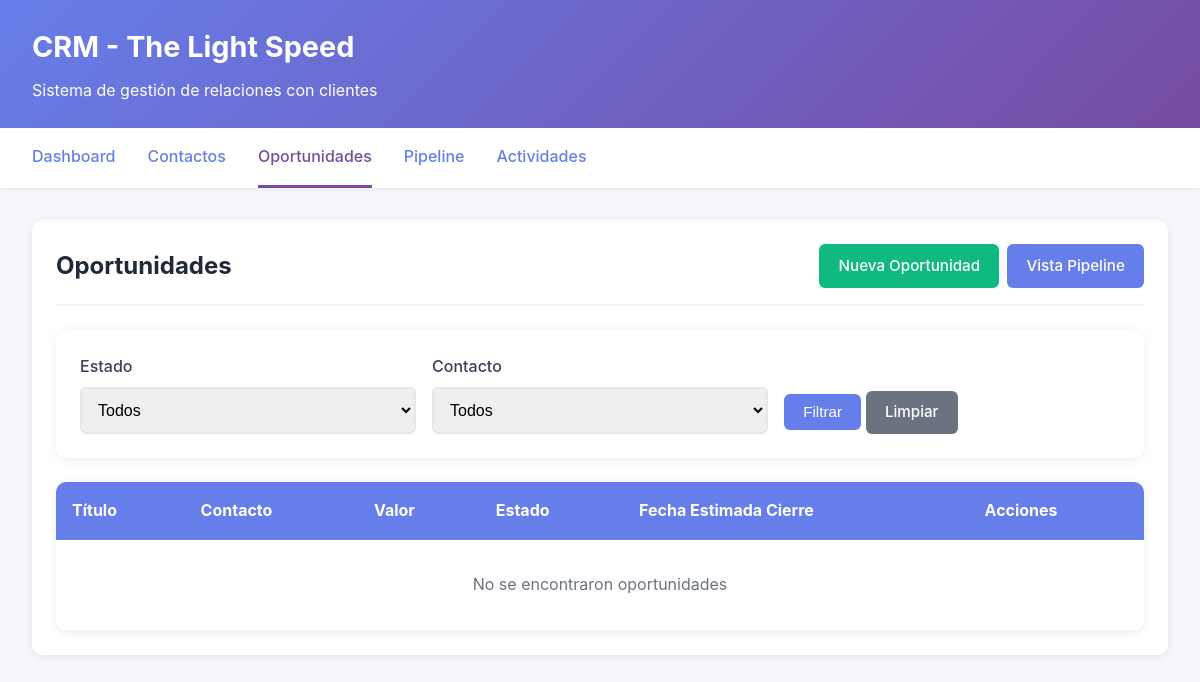
The page /home/crm/oportunidades/ on the database as committed earlier.
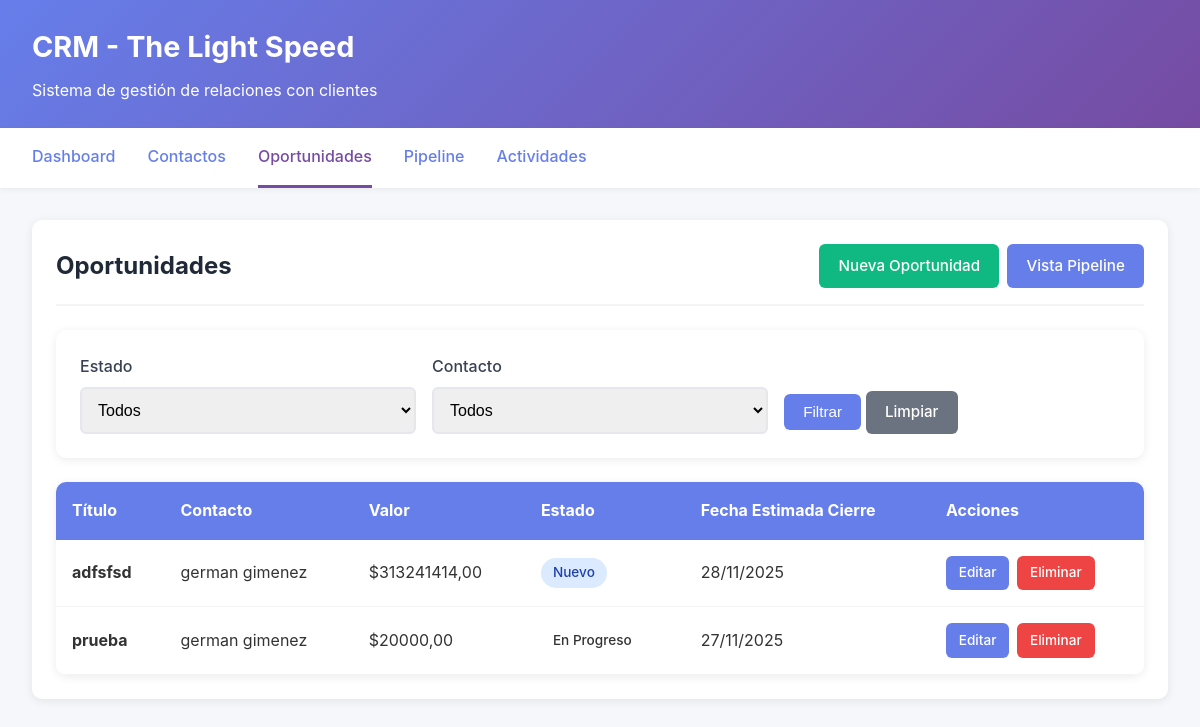
The same page on the database as committed later.
### home/models.py (models this page shows, shortened)
class Oportunidad(models.Model):
    ESTADO_CHOICES = [
        ('nuevo', 'Nuevo'),
        ('en_progreso', 'En Progreso'),
        ('ganado', 'Ganado'),
        ('perdido', 'Perdido'),
    ]
    titulo = models.CharField(max_length=200)
    valor = models.DecimalField(max_digits=12, decimal_places=2)
    estado = models.CharField(max_length=20, choices=ESTADO_CHOICES, default='nuevo')
    fecha_estimada_cierre = models.DateField()
    contacto = models.ForeignKey(Contacto, on_delete=models.CASCADE, related_name='oportunidades')
    notas = models.TextField(blank=True, null=True)
    fecha_creacion = models.DateTimeField(auto_now_add=True)
    fecha_actualizacion = models.DateTimeField(auto_now=True)
    class Meta:
        ordering = ['-fecha_creacion']
        verbose_name_plural = 'Oportunidades'

class Contacto(models.Model):
    nombre = models.CharField(max_length=200)
    correo = models.EmailField(validators=[EmailValidator()])
    telefono = models.CharField(max_length=20, blank=True, null=True)
    empresa = models.ForeignKey(Empresa, on_delete=models.SET_NULL, null=True, blank=True, related_name='contactos')
    notas = models.TextField(blank=True, null=True)
    etiquetas = models.ManyToManyField(Etiqueta, blank=True, related_name='contactos')
    fecha_creacion = models.DateTimeField(auto_now_add=True)
    fecha_actualizacion = models.DateTimeField(auto_now=True)
    class Meta:
        ordering = ['nombre']

### home/views.py (the view)
# urls.py: path('crm/oportunidades/', views.oportunidades_list, name='oportunidades_list'),
def oportunidades_list(request):
    estado = request.GET.get('estado', '')
    contacto_id = request.GET.get('contacto', '')
    oportunidades = Oportunidad.objects.all()
    if estado:
        oportunidades = oportunidades.filter(estado=estado)
    if contacto_id:
        oportunidades = oportunidades.filter(contacto_id=contacto_id)
    oportunidades = oportunidades.order_by('-fecha_creacion')
    paginator = Paginator(oportunidades, 20)
    page_number = request.GET.get('page')
    page_obj = paginator.get_page(page_number)
    contactos = Contacto.objects.all()
    context = {
        'page_obj': page_obj,
        'estado': estado,
        'contacto_id': contacto_id,
        'contactos': contactos,
        'estados': Oportunidad.ESTADO_CHOICES,
    }
    return render(request, 'home/crm/oportunidades_list.html', context)

### home/templates/home/crm/oportunidades_list.html (shortened to what this page needs)
{% extends 'home/crm/base.html' %}
{% block content %}
<div class="card">
    <div class="card-header">
        <h2>Oportunidades</h2>
        <div class="actions">
            <a href="{% url 'oportunidad_create' %}" class="btn btn-success">Nueva Oportunidad</a>
            <a href="{% url 'oportunidades_pipeline' %}" class="btn">Vista Pipeline</a>
        </div>
    </div>
    <div class="search-filters">
        <form method="get">
            <div class="form-group">
                <label>Estado</label>
                <select name="estado">
                    <option value="">Todos</option>
                </select>
            </div>
            <div class="form-group">
                <label>Contacto</label>
                <select name="contacto">
                    <option value="">Todos</option>
                </select>
            </div>
            <div class="form-group">
                <button type="submit" class="btn">Filtrar</button>
                <a href="{% url 'oportunidades_list' %}" class="btn btn-secondary">Limpiar</a>
            </div>
        </form>
    </div>
    <table class="table">
        <thead>
            <tr>
                <th>Título</th>
                <th>Contacto</th>
                <th>Valor</th>
                <th>Estado</th>
                <th>Fecha Estimada Cierre</th>
                <th>Acciones</th>
            </tr>
        </thead>
        <tbody>
            {% for oportunidad in page_obj %}
                <tr>
                    <td><strong>{{ oportunidad.titulo }}</strong></td>
                    <td>{{ oportunidad.contacto.nombre }}</td>
                    <td>${{ oportunidad.valor|floatformat:2 }}</td>
                    <td><span class="badge badge-{{ oportunidad.estado }}">{{ oportunidad.get_estado_display }}</span></td>
                    <td>{{ oportunidad.fecha_estimada_cierre|date:"d/m/Y" }}</td>
                    <td class="actions">
                        <a href="{% url 'oportunidad_edit' oportunidad.pk %}" class="btn btn-sm">Editar</a>
                        <a href="{% url 'oportunidad_delete' oportunidad.pk %}" class="btn btn-sm btn-danger">Eliminar</a>
                    </td>
                </tr>
            {% empty %}
                <tr>
                    <td colspan="6" style="text-align: center; padding: 2rem; color: #6b7280;">No se encontraron oportunidades</td>
                </tr>
            {% endfor %}
        </tbody>
    </table>
</div>
{% endblock %}

### home/templates/home/crm/base.html (shortened to what this page needs)
<!DOCTYPE html>
<html lang="es">
<head>
</head>
<body>
    <div class="header">
        <h1>CRM - The Light Speed</h1>
        <p>Sistema de gestión de relaciones con clientes</p>
    </div>
    <nav class="nav">
        <ul>
            <li><a href="{% url 'crm_dashboard' %}" {% if request.resolver_match.url_name == 'crm_dashboard' %}class="active"{% endif %}>Dashboard</a></li>
            <li><a href="{% url 'contactos_list' %}" {% if 'contacto' in request.resolver_match.url_name %}class="active"{% endif %}>Contactos</a></li>
            <li><a href="{% url 'oportunidades_list' %}" {% if 'oportunidad' in request.resolver_match.url_name %}class="active"{% endif %}>Oportunidades</a></li>
            <li><a href="{% url 'oportunidades_pipeline' %}" {% if request.resolver_match.url_name == 'oportunidades_pipeline' %}class="active"{% endif %}>Pipeline</a></li>
            <li><a href="{% url 'actividades_list' %}" {% if 'actividad' in request.resolver_match.url_name %}class="active"{% endif %}>Actividades</a></li>
        </ul>
    </nav>
    <div class="container">
        {% block content %}{% endblock %}
    </div>
</body>
</html>

### home/templates/home/crm/base.html (style rules this page uses)
* { margin: 0; padding: 0; box-sizing: border-box; }
body { font-family: -apple-system, BlinkMacSystemFont, 'Segoe UI', Roboto, Oxygen, Ubuntu, Cantarell, sans-serif; background: #f5f7fa; color: #333; line-height: 1.6; }
.header { background: linear-gradient(135deg, #667eea 0%, #764ba2 100%); color: white; padding: 1.5rem 2rem; box-shadow: 0 2px 10px rgba(0,0,0,0.1); }
.header h1 { font-size: 1.8rem; margin-bottom: 0.5rem; }
.nav { background: white; padding: 0 2rem; box-shadow: 0 2px 5px rgba(0,0,0,0.05); }
.nav ul { list-style: none; display: flex; gap: 2rem; flex-wrap: wrap; }
.nav a { display: block; padding: 1rem 0; color: #667eea; text-decoration: none; font-weight: 500; border-bottom: 3px solid transparent; transition: all 0.3s; }
.nav a:hover, .nav a.active { color: #764ba2; border-bottom-color: #764ba2; }
.container { max-width: 1400px; margin: 2rem auto; padding: 0 2rem; }
.btn { display: inline-block; padding: 0.6rem 1.2rem; background: #667eea; color: white; text-decoration: none; border: none; border-radius: 6px; cursor: pointer; font-size: 0.95rem; font-weight: 500; transition: all 0.3s; }
.btn-success { background: #10b981; }
.btn-danger { background: #ef4444; }
.btn-secondary { background: #6b7280; }
.btn-sm { padding: 0.4rem 0.8rem; font-size: 0.85rem; }
.card { background: white; border-radius: 10px; padding: 1.5rem; box-shadow: 0 2px 10px rgba(0,0,0,0.08); margin-bottom: 1.5rem; }
.card-header { display: flex; justify-content: space-between; align-items: center; margin-bottom: 1.5rem; padding-bottom: 1rem; border-bottom: 2px solid #f3f4f6; }
.card-header h2 { color: #1f2937; font-size: 1.5rem; }
.form-group { margin-bottom: 1.5rem; }
.form-group label { display: block; margin-bottom: 0.5rem; color: #374151; font-weight: 500; }
.form-group input, .form-group select, .form-group textarea { width: 100%; padding: 0.75rem; border: 2px solid #e5e7eb; border-radius: 6px; font-size: 1rem; transition: border-color 0.3s; }
.table { width: 100%; border-collapse: collapse; background: white; border-radius: 10px; overflow: hidden; box-shadow: 0 2px 10px rgba(0,0,0,0.08); }
.table thead { background: #667eea; color: white; }
.table th, .table td { padding: 1rem; text-align: left; }
.table tbody tr { border-bottom: 1px solid #f3f4f6; }
.badge { display: inline-block; padding: 0.25rem 0.75rem; border-radius: 20px; font-size: 0.85rem; font-weight: 500; }
.badge-nuevo { background: #dbeafe; color: #1e40af; }
.search-filters { background: white; padding: 1.5rem; border-radius: 10px; margin-bottom: 1.5rem; box-shadow: 0 2px 10px rgba(0,0,0,0.08); }
.search-filters form { display: flex; gap: 1rem; flex-wrap: wrap; align-items: flex-end; }
.search-filters .form-group { margin-bottom: 0; flex: 1; min-width: 200px; }
.actions { display: flex; gap: 0.5rem; }

Rows that differ between the two databases and show on the page:
added Oportunidad: titulo "adfsfsd", contacto.nombre "german gimenez", valor "313241414,00", estado "Nuevo", fecha_estimada_cierre "28/11/2025"
added Oportunidad: titulo "prueba", contacto.nombre "german gimenez", valor "20000,00", estado "En Progreso", fecha_estimada_cierre "27/11/2025"
Other text that changed with them:
text no longer shown: "No se encontraron oportunidades"
